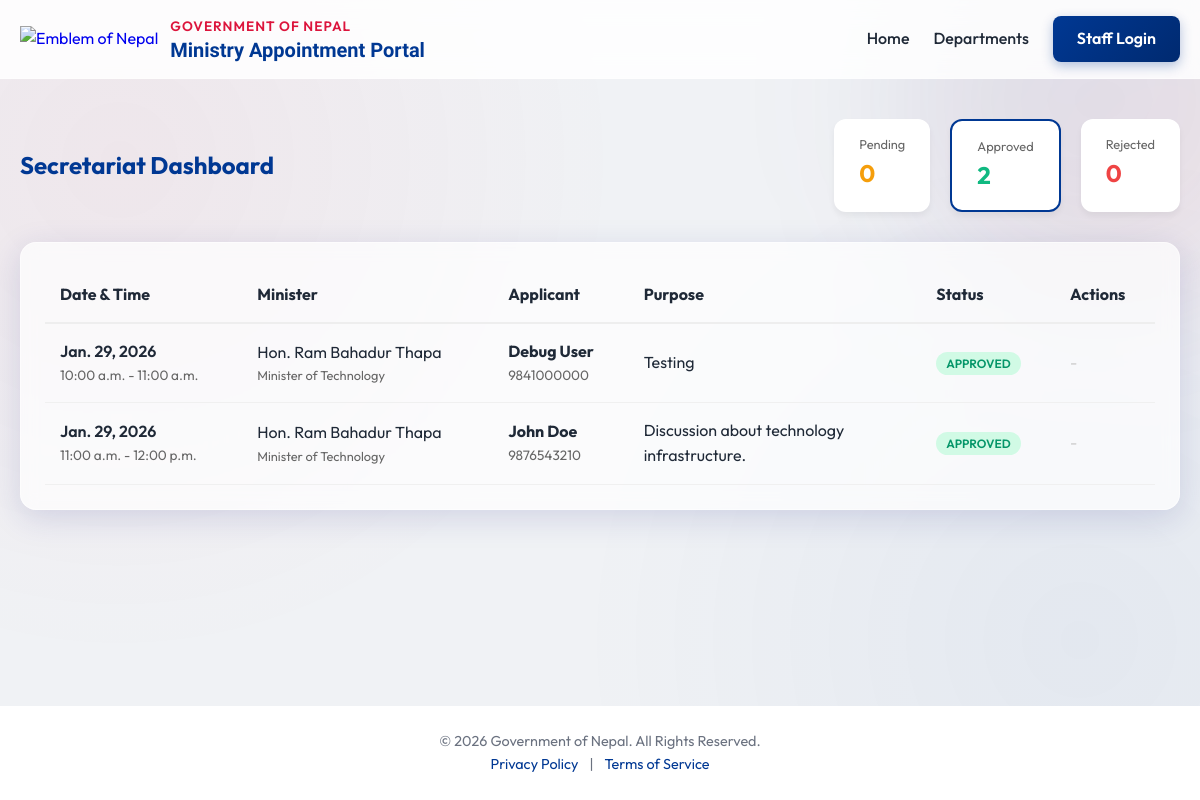
Before: /dashboard/?status=APPROVED with the older database file.
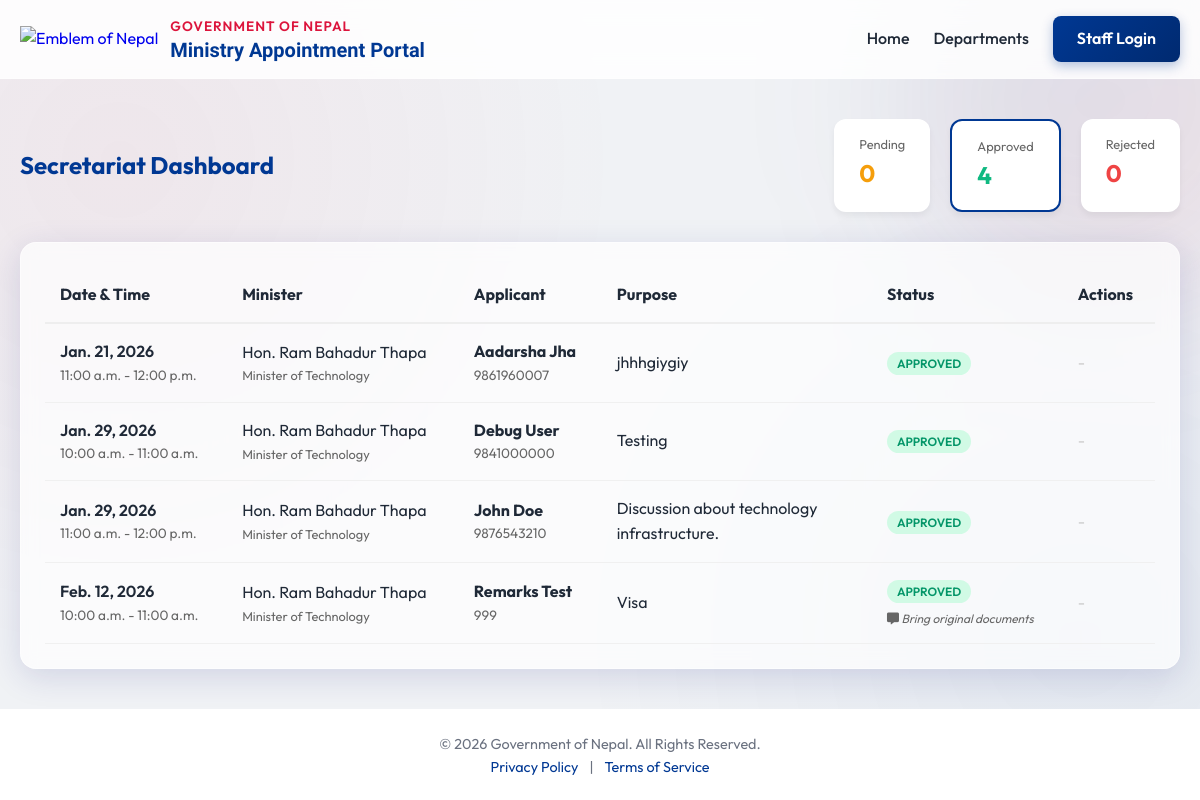
After: the same page with the newer database file.
### appointments/models.py (models this page shows, shortened)
class Appointment(models.Model):
    STATUS_CHOICES = [
        ('PENDING', 'Pending Approval'),
        ('APPROVED', 'Approved'),
        ('REJECTED', 'Rejected'),
        ('COMPLETED', 'Completed'),
    ]
    slot = models.OneToOneField(TimeSlot, on_delete=models.CASCADE, related_name='appointment')
    full_name = models.CharField(max_length=255)
    email = models.EmailField()
    phone_number = models.CharField(max_length=20)
    address = models.CharField(max_length=255)
    purpose = models.TextField(help_text="Reason for appointment")
    status = models.CharField(max_length=20, choices=STATUS_CHOICES, default='PENDING')
    created_at = models.DateTimeField(auto_now_add=True)
    admin_notes = models.TextField(blank=True, help_text="Internal notes for approval/rejection")
    admin_message = models.TextField(blank=True, default='', help_text="Message to the applicant from the secretariat")

class TimeSlot(models.Model):
    minister = models.ForeignKey(Minister, on_delete=models.CASCADE, related_name='slots')
    date = models.DateField()
    start_time = models.TimeField()
    end_time = models.TimeField()
    is_booked = models.BooleanField(default=False)
    class Meta:
        unique_together = ('minister', 'date', 'start_time')
        ordering = ['date', 'start_time']

class Minister(models.Model):
    name = models.CharField(max_length=200)
    portfolio = models.CharField(max_length=200, help_text="e.g. Minister of Finance")
    ministry_name = models.CharField(max_length=200, default="Ministry of ...")
    photo = models.ImageField(upload_to='ministers/', blank=True, null=True)
    description = models.TextField(blank=True)
    is_active = models.BooleanField(default=True)

### dashboard/views.py (the view)
# urls.py: path('', views.dashboard_home, name='home'),
def dashboard_home(request):
    status_filter = request.GET.get('status', 'PENDING')
    appointments = Appointment.objects.filter(status=status_filter).order_by('slot__date', 'slot__start_time')
    counts = {
        'pending': Appointment.objects.filter(status='PENDING').count(),
        'approved': Appointment.objects.filter(status='APPROVED').count(),
        'rejected': Appointment.objects.filter(status='REJECTED').count(),
    }
    return render(request, 'dashboard/index.html', {
        'appointments': appointments,
        'counts': counts,
        'current_filter': status_filter
    })

### dashboard/templates/dashboard/index.html (shortened to what this page needs)
{% extends 'core/base.html' %}
{% block content %}
<div class="container" style="padding: 40px 20px;">
    <div class="dashboard-header"
        style="display: flex; justify-content: space-between; align-items: center; margin-bottom: 30px;">
        <h2 style="color: var(--primary-blue);">Secretariat Dashboard</h2>
        <div class="stats-cards" style="display: flex; gap: 20px;">
            <a href="?status=PENDING" class="stat-card {% if current_filter == 'PENDING' %}active{% endif %}"
                style="background: white; padding: 15px 25px; border-radius: 12px; box-shadow: 0 4px 6px rgba(0,0,0,0.05); text-decoration: none; color: inherit;">
                <span style="display: block; font-size: 0.8rem; color: #666;">Pending</span>
                <strong style="font-size: 1.5rem; color: #f59e0b;">{{ counts.pending }}</strong>
            </a>
            <a href="?status=APPROVED" class="stat-card {% if current_filter == 'APPROVED' %}active{% endif %}"
                style="background: white; padding: 15px 25px; border-radius: 12px; box-shadow: 0 4px 6px rgba(0,0,0,0.05); text-decoration: none; color: inherit;">
                <span style="display: block; font-size: 0.8rem; color: #666;">Approved</span>
                <strong style="font-size: 1.5rem; color: #10b981;">{{ counts.approved }}</strong>
            </a>
            <a href="?status=REJECTED" class="stat-card {% if current_filter == 'REJECTED' %}active{% endif %}"
                style="background: white; padding: 15px 25px; border-radius: 12px; box-shadow: 0 4px 6px rgba(0,0,0,0.05); text-decoration: none; color: inherit;">
                <span style="display: block; font-size: 0.8rem; color: #666;">Rejected</span>
                <strong style="font-size: 1.5rem; color: #ef4444;">{{ counts.rejected }}</strong>
            </a>
        </div>
    </div>
    <div class="glass-card">
        <table style="width: 100%; border-collapse: collapse;">
            <thead>
                <tr style="border-bottom: 2px solid #eee; text-align: left;">
                    <th style="padding: 15px;">Date & Time</th>
                    <th style="padding: 15px;">Minister</th>
                    <th style="padding: 15px;">Applicant</th>
                    <th style="padding: 15px;">Purpose</th>
                    <th style="padding: 15px;">Status</th>
                    <th style="padding: 15px;">Actions</th>
                </tr>
            </thead>
            <tbody>
                {% for appointment in appointments %}
                <tr style="border-bottom: 1px solid #f0f0f0;">
                    <td style="padding: 15px;">
                        <div style="font-weight: 600;">{{ appointment.slot.date }}</div>
                        <div style="font-size: 0.85rem; color: #666;">
                            {{ appointment.slot.start_time|time:"g:i a" }} - {{ appointment.slot.end_time|time:"g:i a" }}
                        </div>
                    </td>
                    <td style="padding: 15px;">
                        {{ appointment.slot.minister.name }}
                        <div style="font-size: 0.8rem; color: #666;">{{ appointment.slot.minister.portfolio }}</div>
                    </td>
                    <td style="padding: 15px;">
                        <strong>{{ appointment.full_name }}</strong>
                        <div style="font-size: 0.85rem; color: #666;">{{ appointment.phone_number }}</div>
                    </td>
                    <td style="padding: 15px; max-width: 250px;">{{ appointment.purpose }}</td>
                    <td style="padding: 15px;">
                        <span class="badge badge-{{ appointment.status|lower }}">{{ appointment.status }}</span>
                        {% if appointment.admin_message %}
                        <div style="font-size: 0.75rem; color: #666; margin-top: 5px; font-style: italic;">
                            <i class="fas fa-comment-alt"></i> {{ appointment.admin_message }}
                        </div>
                        {% endif %}
                    </td>
                    <td style="padding: 15px;">
                        {% if appointment.status == 'PENDING' %}
                        <div style="display: flex; gap: 8px;">
                            <button type="button" class="btn-sm btn-approve" title="Approve"
                                onclick="openActionModal('{{ appointment.id }}', 'approve', '{{ appointment.full_name }}')">
                                <i class="fas fa-check"></i>
                            </button>
                            <button type="button" class="btn-sm btn-reject" title="Reject"
                                onclick="openActionModal('{{ appointment.id }}', 'reject', '{{ appointment.full_name }}')">
                                <i class="fas fa-times"></i>
                            </button>
                        </div>
                        {% else %}
                        <span style="color: #ccc;">-</span>
                        {% endif %}
                    </td>
                </tr>
                {% empty %}
                <tr>
                    <td colspan="6" style="padding: 40px; text-align: center; color: #888;">No appointments found in
                        this category.</td>
                </tr>
                {% endfor %}
            </tbody>
        </table>
    </div>
</div>
{% endblock %}

### core/templates/core/base.html (shortened to what this page needs)
<!DOCTYPE html>
<html lang="en">
<head>
    <link href="https://cdnjs.cloudflare.com/ajax/libs/font-awesome/6.0.0/css/all.min.css" rel="stylesheet">
    {% load static %}
    <link rel="stylesheet" href="{% static 'core/css/style.css' %}">
</head>
<body>
    <div class="background-decor"></div>
    <nav class="navbar glass-effect">
        <div class="container nav-container">
            <a href="/" class="brand-logo">
                <div class="logo-img-placeholder">
                    <img src="https://upload.wikimedia.org/wikipedia/commons/thumb/2/23/Emblem_of_Nepal.svg/1200px-Emblem_of_Nepal.svg.png" alt="Emblem of Nepal">
                </div>
                <div class="brand-text">
                    <span class="sub-title">Government of Nepal</span>
                    <span class="main-title">Ministry Appointment Portal</span>
                </div>
            </a>
            <div class="nav-links">
                <a href="/" class="nav-item">Home</a>
                <a href="#" class="nav-item">Departments</a>
                <a href="{% url 'dashboard:login' %}" class="btn btn-primary">Staff Login</a>
            </div>
        </div>
    </nav>
    <main class="main-content">
        {% block content %}
        {% endblock %}
    </main>
    <footer class="footer glass-effect">
        <div class="container">
            <p>&copy; 2026 Government of Nepal. All Rights Reserved.</p>
            <p class="footer-links">
                <a href="#">Privacy Policy</a> | <a href="#">Terms of Service</a>
            </p>
        </div>
    </footer>
</body>
</html>

### core/static/core/css/style.css (style rules this page uses)
:root { --primary-red: #DC143C; --primary-blue: #003893; --white: #ffffff; --off-white: #f8f9fa; --text-dark: #1f2937; --text-muted: #6b7280; --glass-bg: rgba(255, 255, 255, 0.7); --glass-border: rgba(255, 255, 255, 0.5); --glass-shadow: 0 8px 32px 0 rgba(31, 38, 135, 0.15); --font-heading: 'Mukta', sans-serif; --font-body: 'Outfit', sans-serif; }
* { margin: 0; padding: 0; box-sizing: border-box; }
body { font-family: var(--font-body); background-color: #f0f2f5; color: var(--text-dark); line-height: 1.6; min-height: 100vh; display: flex; flex-direction: column; position: relative; overflow-x: hidden; }
.background-decor { position: fixed; top: 0; left: 0; width: 100%; height: 100%; z-index: -1; background: radial-gradient(circle at 10% 20%, rgba(220, 20, 60, 0.05) 0%, transparent 40%), radial-gradient(circle at 90% 80%, rgba(0, 56, 147, 0.05) 0%, transparent 40%); }
.background-decor::after { content: ''; position: absolute; top: -100px; right: -100px; width: 400px; height: 400px; background: linear-gradient(135deg, rgba(0, 56, 147, 0.1), rgba(220, 20, 60, 0.1)); filter: blur(80px); border-radius: 50%; }
.container { max-width: 1200px; margin: 0 auto; padding: 0 20px; }
.navbar { padding: 1rem 0; position: sticky; top: 0; z-index: 100; background: rgba(255, 255, 255, 0.85); backdrop-filter: blur(12px); -webkit-backdrop-filter: blur(12px); border-bottom: 1px solid rgba(255, 255, 255, 0.3); }
.nav-container { display: flex; justify-content: space-between; align-items: center; }
.brand-logo { display: flex; align-items: center; text-decoration: none; gap: 12px; }
.logo-img-placeholder img { height: 50px; width: auto; }
.brand-text { display: flex; flex-direction: column; }
.sub-title { font-size: 0.85rem; color: var(--primary-red); font-weight: 600; text-transform: uppercase; letter-spacing: 1px; }
.main-title { font-family: var(--font-heading); font-size: 1.25rem; color: var(--primary-blue); font-weight: 700; line-height: 1.2; }
.nav-links { display: flex; gap: 24px; align-items: center; }
.nav-item { text-decoration: none; color: var(--text-dark); font-weight: 500; transition: color 0.3s ease; }
.glass-card { background: var(--glass-bg); backdrop-filter: blur(8px); -webkit-backdrop-filter: blur(8px); border: 1px solid var(--glass-border); box-shadow: var(--glass-shadow); border-radius: 16px; padding: 24px; }
.btn { display: inline-block; padding: 10px 24px; border-radius: 8px; text-decoration: none; font-weight: 600; transition: all 0.3s ease; cursor: pointer; border: none; }
.btn-primary { background: linear-gradient(135deg, var(--primary-blue), #002a70); color: white; box-shadow: 0 4px 12px rgba(0, 56, 147, 0.3); }
.footer { margin-top: auto; padding: 24px 0; text-align: center; background: white; font-size: 0.9rem; color: var(--text-muted); }
.footer-links a { color: var(--primary-blue); text-decoration: none; margin: 0 8px; }

### dashboard/templates/dashboard/index.html (style rules this page uses)
.stat-card.active { border: 2px solid var(--primary-blue); }
.badge { padding: 4px 10px; border-radius: 20px; font-size: 0.75rem; font-weight: 600; text-transform: uppercase; }
.badge-approved { background: #d1fae5; color: #059669; }

Changed rows visible on the page:
added Appointment: slot "Jan. 21, 2026", slot.start_time "11:00 a.m.", slot.end_time "12:00 p.m.", slot.minister.name "Hon. Ram Bahadur Thapa", slot.minister.portfolio "Minister of Technology", full_name "Aadarsha Jha", phone_number "9861960007", purpose "jhhhgiygiy", status "APPROVED"
added Appointment: slot "Feb. 12, 2026", slot.start_time "10:00 a.m.", slot.end_time "11:00 a.m.", slot.minister.name "Hon. Ram Bahadur Thapa", slot.minister.portfolio "Minister of Technology", full_name "Remarks Test", phone_number "999", purpose "Visa", status "APPROVED", admin_message "Bring original documents"
Other visible differences:
{{ counts.approved }}: "2" → "4"
